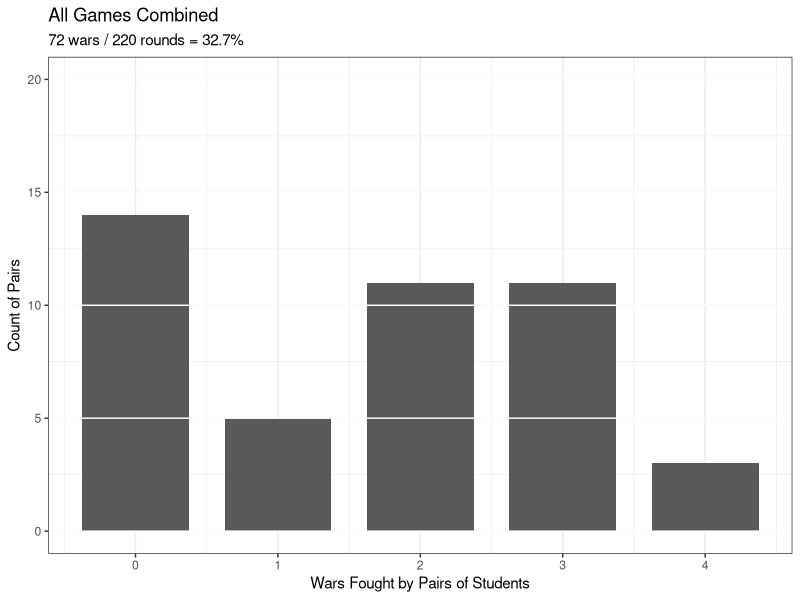
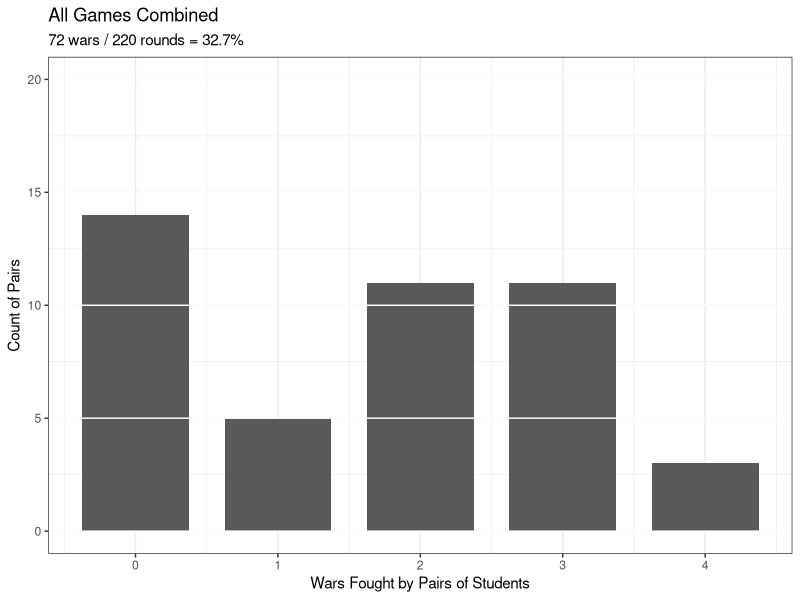
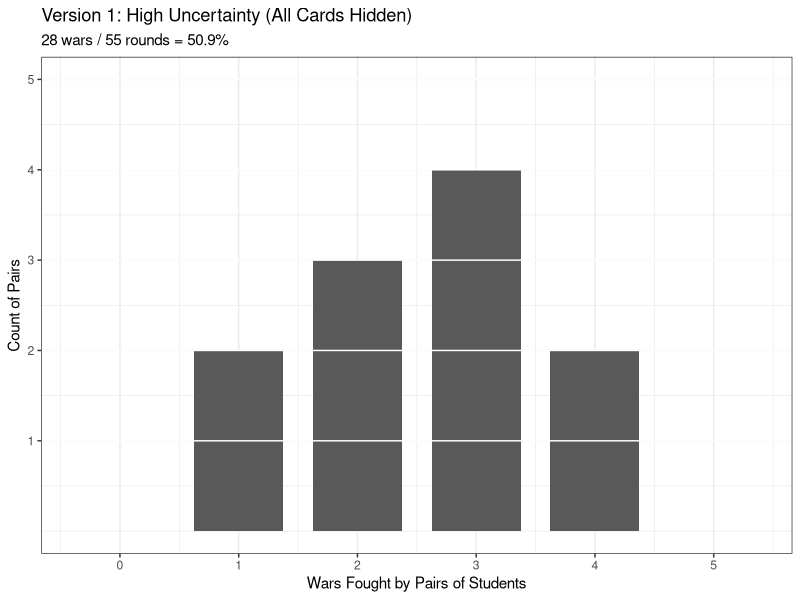
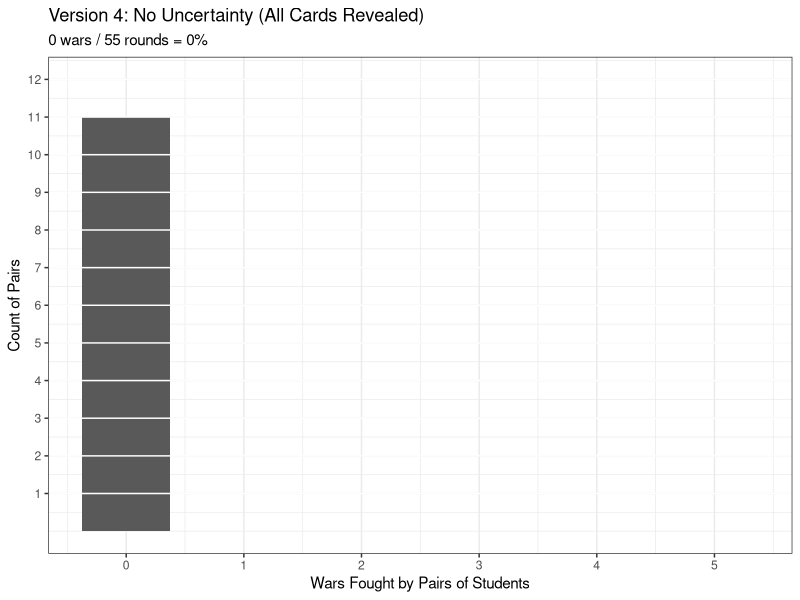
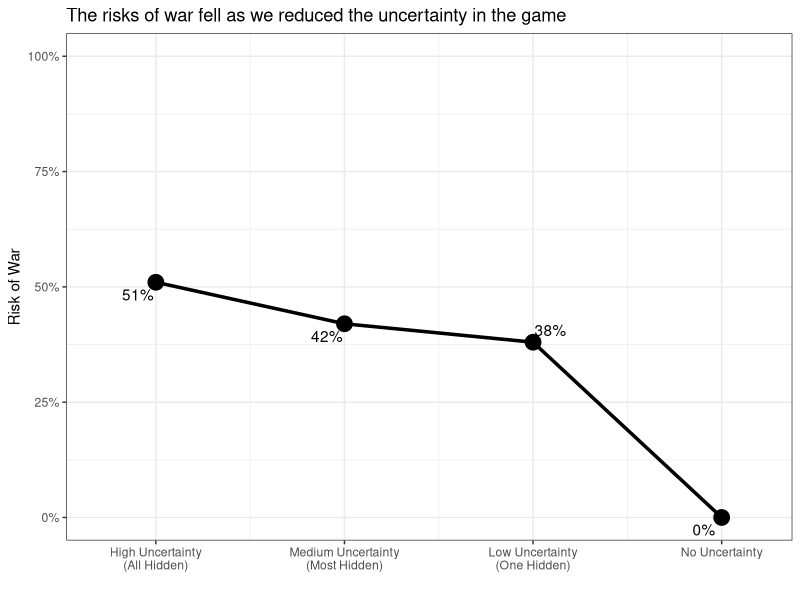

Write R code to recreate these figures, in order.
## ---- chunk 1
# background-size="1920px 1080px"
library(tidyverse)
library(readxl)
## ---- chunk 2
library(tidyverse)

# Record class data 
# Last time (FA25): 26, 38, 28, 2

## Fall 2026 (10 pairs)
# Wars and number of pennies for the winner
d <- tibble(
  Version1 = c(3, 3, 2, 2, 1, 2, 3, 1, 3, 4, 4), # 28 total 
  Version2 = c(3, 4, 2, 0, 1, 2, 2, 3, 3, 2, 1), # 23 total 
  Version3 = c(3, 2, 0, 1, 0, 3, 2, 3, 3, 2, 2), # 21 total 
  Version4 = c(0, 0, 0, 0, 0, 0, 0, 0, 0, 0, 0) # 0 total 
)


da <- d |>
  pivot_longer(cols = c(Version1, Version2, Version3, Version4), names_to = "Version", values_to = "Wars")

d2 <- d %>%
  pivot_longer(cols = c(Version1, Version2, Version3, Version4), names_to = "Version", values_to = "Wars") %>%
  mutate(
    Uncertainty = case_when(
      Version == "Version1" ~ "High Uncertainty (All Hidden)",
      Version == "Version2" ~ "Medium Uncertainty (Most Hidden)",
      Version == "Version3" ~ "Low Uncertainty (One Hidden)",
      Version == "Version4" ~ "No Uncertainty"),
    Uncertainty2 = case_when(
      Version == "Version1" ~ "All Cards Hidden",
      Version == "Version2" ~ "Reveal One Card",
      Version == "Version3" ~ "Reveal Two Cards",
      Version == "Version4" ~ "Reveal All Cards"),
    Uncertainty3 = factor(Uncertainty2, levels = c("All Cards Hidden", "Reveal One Card", "Reveal Two Cards", "Reveal All Cards"))
  )

# Bar (all) 500x325
d2 %>%
  ggplot(aes(x = Wars)) +
  geom_bar(width = .75) + #, fill = "darkgrey"
  theme_bw() +
  labs(x = "Wars Fought by Pairs of Students", y = "Count of Pairs", title = "All Games Combined",
       subtitle = str_c(sum(da$Wars), " wars / ", nrow(da) * 5, " rounds = ", round(sum(da$Wars)/(nrow(da) * 5), 3) * 100, "%")) +
  scale_y_continuous(breaks = seq(0, 20, 5)) +
  scale_x_continuous(breaks = seq(0, 5, 1)) +
  geom_hline(yintercept = seq(0, 20, 5), color = "white")

# d2 %>%
#    summarize(
#      pairings = n(),
#      wars = sum(Wars),
#      possible = pairings * 5, #rounds per game
#      proportion = wars/possible
#    )
## ---- chunk 3
# Bar (all) 500x325
p1 <- d2 %>%
  ggplot(aes(x = Wars)) +
  geom_bar(width = .75) + #, fill = "darkgrey"
  theme_bw() +
  labs(x = "Wars Fought by Pairs of Students", y = "Count of Pairs", title = "All Games Combined",
       subtitle = str_c(sum(da$Wars), " wars / ", nrow(da) * 5, " rounds = ", round(sum(da$Wars)/(nrow(da) * 5), 3) * 100, "%")) +
  scale_y_continuous(breaks = seq(0, 20, 5)) +
  scale_x_continuous(breaks = seq(0, 5, 1)) +
  geom_hline(yintercept = seq(0, 20, 5), color = "white")

p1
## ---- chunk 4
# Bar (game version 1) 500x325

da_v1 <- da |> filter(Version == "Version1")

# Identify missing values 0-5 wars and add
x1 <- d2 %>%
  filter(Version == "Version1") %>%
  count(Wars) |>
  select(n)

x2 <- 0:5 %in% x1[[1]]

x3 <- 0:5

d2 %>%
  filter(Version == "Version1") %>%
  count(Wars) %>%
  add_row(Wars = x3[!x2], n = 0) %>%
  arrange(Wars) %>%
  ggplot(aes(x = Wars, y=n)) +
  geom_col(width = .75) +
  theme_bw() +
  labs(x = "Wars Fought by Pairs of Students", y = "Count of Pairs", title = "Version 1: High Uncertainty (All Cards Hidden)",
       subtitle = str_c(sum(da_v1$Wars), " wars / ", nrow(da_v1) * 5, " rounds = ", round(sum(da_v1$Wars)/(nrow(da_v1) * 5), 3) * 100, "%")) +
  scale_x_continuous(breaks = 0:5) +
  scale_y_continuous(breaks = 0:max(x1$n) + 1) +
  geom_hline(yintercept = seq(1, max(x1$n) + 1), color = "white")
## ---- chunk 5
 d2 %>%
   group_by(Version) %>%
   summarize(
     pairings = n(),
     wars = sum(Wars),
     possible = pairings * 5, #rounds per game
     proportion = wars/possible
   ) |>
  filter(Version == "Version1")
## ---- chunk 6
# Bar (game version 1) 500x325

da_v4 <- da |> filter(Version == "Version4")

# Identify missing values 0-5 wars and add
x1 <- d2 %>%
  filter(Version == "Version4") %>%
  count(Wars)

x2 <- 0:5 %in% x1[[1]]

x3 <- 0:5

d2 %>%
  filter(Version == "Version4") %>%
  count(Wars) %>%
  add_row(Wars = x3[!x2], n = 0) %>%
  arrange(Wars) %>%
  ggplot(aes(x = Wars, y=n)) +
  geom_col(width = .75) +
  theme_bw() +
  labs(x = "Wars Fought by Pairs of Students", y = "Count of Pairs", title = "Version 4: No Uncertainty (All Cards Revealed)",
       subtitle = str_c(sum(da_v4$Wars), " wars / ", nrow(da_v4) * 5, " rounds = ", round(sum(da_v4$Wars)/(nrow(da_v4) * 5), 3) * 100, "%")) +
  scale_x_continuous(breaks = 0:5) +
  scale_y_continuous(breaks = 0:max(x1$n) + 1) +
  geom_hline(yintercept = seq(1, max(x1$n) + 1), color = "white")


## ---- chunk 7
 d2 %>%
   group_by(Version) %>%
   summarize(
     pairings = n(),
     wars = sum(Wars),
     possible = pairings * 5, #rounds per game
     proportion = wars/possible
   ) |>
  filter(Version == "Version4")
## ---- chunk 8
# Summary stats
# d2 |>
#   mutate(
#     Uncertainty_f = factor(Uncertainty, levels = c("High Uncertainty (All Hidden)", "Medium Uncertainty (Most Hidden)", "Low Uncertainty (One Hidden)", "No Uncertainty"))
#   ) |>
#   group_by(Uncertainty_f) |>
#    summarize(
#      pairings = n(),
#      wars = sum(Wars),
#      possible = pairings * 5, #rounds per game
#      proportion = round(wars/possible, 2)
#    ) |>
#   select(-pairings) |>
#   kableExtra::kbl(col.names = c("Level of Uncertainty", "Wars", "Rounds", "Proportion")) |>
#   kableExtra::kable_styling(font_size = 30)

# Try a version as a plot
tab1 <- d2 |>
  mutate(
    Uncertainty_f = factor(Uncertainty, levels = c("High Uncertainty (All Hidden)", "Medium Uncertainty (Most Hidden)", "Low Uncertainty (One Hidden)", "No Uncertainty"))
  ) |>
  group_by(Uncertainty_f) |>
   summarize(
     pairings = n(),
     wars = sum(Wars),
     possible = pairings * 5, #rounds per game
     proportion = round(wars/possible, 2)
   ) |>
  select(-pairings) |>
  mutate(
    order1 = 1:4
  )

labs1 <- c("High Uncertainty\n(All Hidden)", "Medium Uncertainty\n(Most Hidden)", "Low Uncertainty\n(One Hidden)", "No Uncertainty")

labs2 <- tab1$proportion

tab1 |>
  ggplot(aes(x = order1, y = proportion)) +
  geom_line(linewidth = 1.2) +
  geom_point(size = 5) +
  scale_y_continuous(limits = c(0, 1), labels = scales::percent_format()) +
  scale_x_continuous(labels = labs1, limits = c(.7,4.2), breaks = 1:4) +
  theme_bw() +
  labs(x = "", y = "Risk of War", title = "The risks of war fell as we reduced the uncertainty in the game") +
  ggrepel::geom_text_repel(aes(label = str_c(100*labs2, "%")))



## ---- chunk 9
d2 |>
  mutate(
    Uncertainty_f = factor(Uncertainty, levels = c("High Uncertainty (All Hidden)", "Medium Uncertainty (Most Hidden)", "Low Uncertainty (One Hidden)", "No Uncertainty"))
  ) |>
  group_by(Uncertainty_f) |>
   summarize(
     pairings = n(),
     wars = sum(Wars),
     possible = pairings * 5, #rounds per game
     proportion = round(wars/possible, 2)
   ) |>
  select(-pairings)
